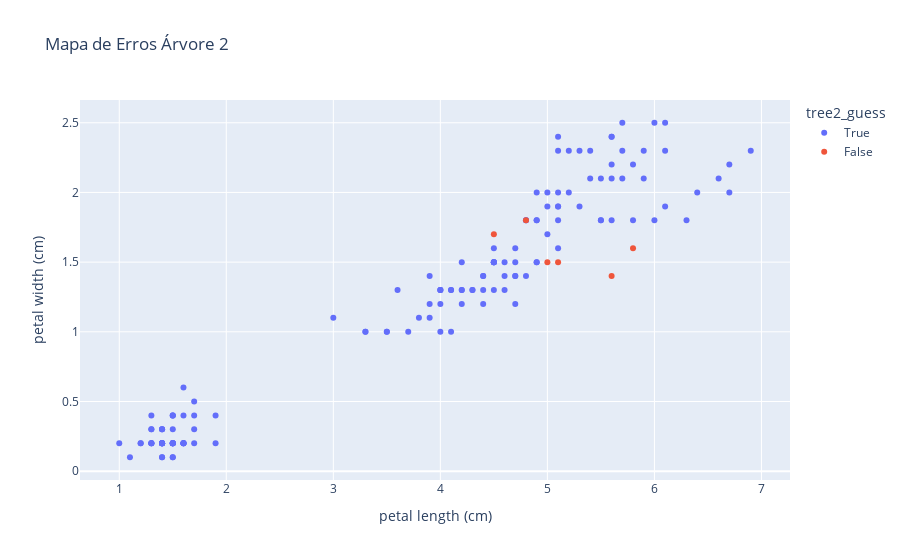

Notebook code for this chart:
### Code cell
# dados1.to_csv('dadosproj.csv')
fig_scatter_result = px.scatter(dados, x="petal length (cm)", y="petal width (cm)", color="tree2_guess", title="Mapa de Erros Árvore 2")
fig_scatter_result.show()

### Figure 1 — Plotly figure (JSON) as saved in the notebook; plotly's stock layout.template omitted (floating-point values rounded to 4 significant figures; data arrays with more than 128 entries replaced by an {"elided": "..."} marker saying what was removed)
{"data": [{"hovertemplate": "tree2_guess=True<br>petal length (cm)=%{x}<br>petal width (cm)=%{y}<extra></extra>", "legendgroup": "True", "marker": {"color": "#636efa", "symbol": "circle"}, "mode": "markers", "name": "True", "orientation": "v", "showlegend": true, "type": "scatter", "x": {"elided": "144 float values"}, "xaxis": "x", "y": {"elided": "144 float values"}, "yaxis": "y"}, {"hovertemplate": "tree2_guess=False<br>petal length (cm)=%{x}<br>petal width (cm)=%{y}<extra></extra>", "legendgroup": "False", "marker": {"color": "#EF553B", "symbol": "circle"}, "mode": "markers", "name": "False", "orientation": "v", "showlegend": true, "type": "scatter", "x": [4.8, 4.5, 5, 5.8, 5.1, 5.6], "xaxis": "x", "y": [1.8, 1.7, 1.5, 1.6, 1.5, 1.4], "yaxis": "y"}], "layout": {"legend": {"title": {"text": "tree2_guess"}, "tracegroupgap": 0}, "title": {"text": "Mapa de Erros Árvore 2"}, "xaxis": {"anchor": "y", "domain": [0, 1], "title": {"text": "petal length (cm)"}}, "yaxis": {"anchor": "x", "domain": [0, 1], "title": {"text": "petal width (cm)"}}}}
